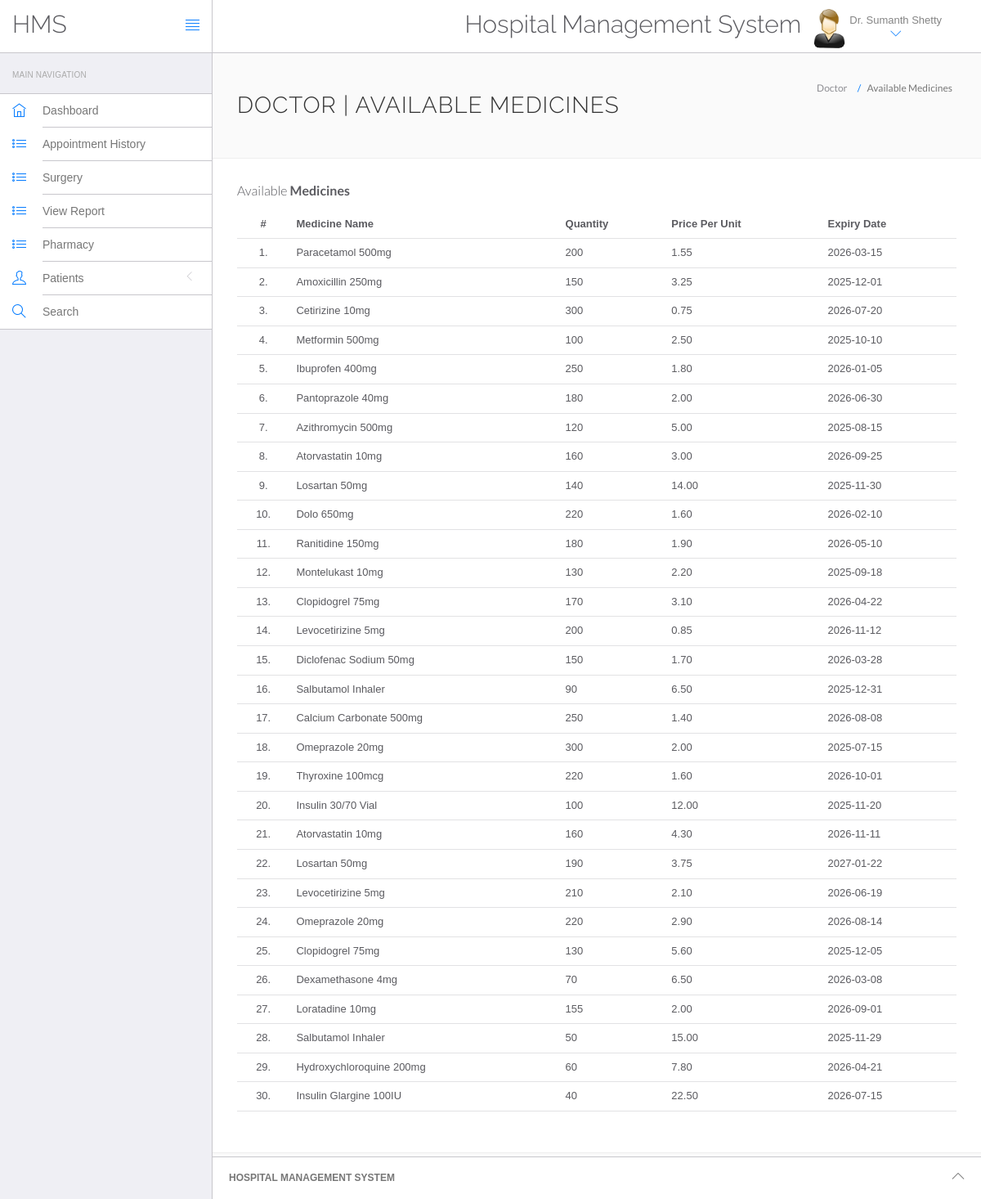
Page /hms/doctor/pharmacy.php (signed in) on the committed database.
### tables this page shows
CREATE TABLE `doctors` (
  `id` int(11) NOT NULL,
  `specialization` varchar(100) DEFAULT NULL,
  `doctorName` varchar(100) DEFAULT NULL,
  `address` text DEFAULT NULL,
  `docFees` varchar(50) DEFAULT NULL,
  `contactno` bigint(20) DEFAULT NULL,
  `docEmail` varchar(100) DEFAULT NULL,
  `password` varchar(255) DEFAULT NULL,
  `creationDate` timestamp NOT NULL DEFAULT current_timestamp(),
  `updationDate` timestamp NOT NULL DEFAULT current_timestamp() ON UPDATE current_timestamp()
);

CREATE TABLE `pharmacy` (
  `id` int(11) NOT NULL,
  `medicine_name` varchar(100) DEFAULT NULL,
  `quantity` int(11) DEFAULT NULL,
  `price_per_unit` decimal(10,2) DEFAULT NULL,
  `expiry_date` date DEFAULT NULL,
  `update_date` timestamp NOT NULL DEFAULT current_timestamp() ON UPDATE current_timestamp()
);

### hms/doctor/pharmacy.php (the view, shortened to what this page needs)
<?php
include('include/config.php');
if (strlen($_SESSION['id'] == 0)) {
    header('location:logout.php');
} else {
    ?>
    <!DOCTYPE html>
    <html lang="en">
    <head>
        <link rel="stylesheet" href="vendor/bootstrap/css/bootstrap.min.css">
        <link rel="stylesheet" href="vendor/fontawesome/css/font-awesome.min.css">
        <link rel="stylesheet" href="vendor/themify-icons/themify-icons.min.css">
        <link href="vendor/animate.css/animate.min.css" rel="stylesheet" media="screen">
        <link href="vendor/perfect-scrollbar/perfect-scrollbar.min.css" rel="stylesheet" media="screen">
        <link href="vendor/switchery/switchery.min.css" rel="stylesheet" media="screen">
        <link href="vendor/bootstrap-touchspin/jquery.bootstrap-touchspin.min.css" rel="stylesheet" media="screen">
        <link href="vendor/select2/select2.min.css" rel="stylesheet" media="screen">
        <link href="vendor/bootstrap-datepicker/bootstrap-datepicker3.standalone.min.css" rel="stylesheet"
              media="screen">
        <link href="vendor/bootstrap-timepicker/bootstrap-timepicker.min.css" rel="stylesheet" media="screen">
        <link rel="stylesheet" href="assets/css/styles.css">
        <link rel="stylesheet" href="assets/css/plugins.css">
        <link rel="stylesheet" href="assets/css/themes/theme-1.css" id="skin_color"/>
    </head>
    <body>
    <div id="app">
        <?php include('include/sidebar.php'); ?>
        <div class="app-content">
            <?php include('include/header.php'); ?>
            <div class="main-content">
                <div class="wrap-content container" id="container">
                    <section id="page-title">
                        <div class="row">
                            <div class="col-sm-8">
                                <h1 class="mainTitle">Doctor | Available Medicines</h1>
                            </div>
                            <ol class="breadcrumb">
                                <li>
                                    <span>Doctor</span>
                                </li>
                                <li class="active">
                                    <span>Available Medicines</span>
                                </li>
                            </ol>
                        </div>
                    </section>
                    <div class="container-fluid container-fullw bg-white">
                        <div class="row">
                            <div class="col-md-12">
                                <h5 class="over-title margin-bottom-15">Available <span class="text-bold">Medicines</span></h5>
                                <table class="table table-hover" id="sample-table-1">
                                    <thead>
                                    <tr>
                                        <th class="center">#</th>
                                        <th>Medicine Name</th>
                                        <th>Quantity</th>
                                        <th class="hidden-xs">Price Per Unit</th>
                                        <th>Expiry Date</th>
                                    </tr>
                                    </thead>
                                    <tbody>
                                    <?php
                                    $sql = mysqli_query($con, "select * from pharmacy");
                                    $cnt = 1;
                                    while ($row = mysqli_fetch_array($sql)) {
                                        ?>
                                        <tr>
                                            <td class="center"><?php echo $cnt; ?>.</td>
                                            <td><?php echo $row['medicine_name']; ?></td>
                                            <td><?php echo $row['quantity']; ?></td>
                                            <td class="hidden-xs"><?php echo $row['price_per_unit']; ?></td>
                                            <td><?php echo $row['expiry_date']; ?></td>
                                        </tr>
                                        <?php
                                        $cnt = $cnt + 1;
                                    } ?>
                                    </tbody>
                                </table>
                            </div>
                        </div>
                    </div>
                </div>
            </div>
        </div>
        <?php include('include/footer.php'); ?>
    </div>
    </body>
    </html>
<?php } ?>

### hms/doctor/include/header.php (shortened to what this page needs)
<header class="navbar navbar-default navbar-static-top">
					<div class="navbar-header">
						<a class="navbar-brand" href="#">
							<h2 style="padding-top:20% ">HMS</h2>
						</a>
						<a href="#" class="sidebar-toggler pull-right visible-md visible-lg" data-toggle-class="app-sidebar-closed" data-toggle-target="#app">
							<i class="ti-align-justify"></i>
						</a>
					</div>
					<div class="navbar-collapse collapse">
						<ul class="nav navbar-right">
								<li  style="padding-top:2% ">
								<h2>Hospital Management System</h2>
							</li>
							<li class="dropdown current-user">
								<a href class="dropdown-toggle" data-toggle="dropdown">
									<img src="assets/images/images.jpg" > <span class="username">
									<?php $query=mysqli_query($con,"select doctorName from doctors where id='".$_SESSION['id']."'");
while($row=mysqli_fetch_array($query))
{
	echo $row['doctorName'];
}
									?> <i class="ti-angle-down"></i></i></span>
								</a>
							</li>
						</ul>
					</div>
				</header>

### hms/doctor/assets/css/themes/theme-1.css (style rules this page uses)
body { background: #FAFAFA; }
header .navbar-header { background: #ffffff !important; border-right-color: #c8c7cc !important; border-bottom-color: #c8c7cc !important; }
header .navbar-header .sidebar-toggler, header .navbar-header .sidebar-mobile-toggler { color: #007aff !important; }
header .navbar-header .navbar-brand { color: #777 !important; }
header .navbar-collapse { background: #ffffff !important; border-bottom-color: #c8c7cc !important; box-shadow: none !important; }
header .navbar-collapse .navbar-right > li > a { color: #777; }
header .navbar-collapse .navbar-right > li > a i { color: #007aff !important; }

### rows in the picture
doctors: doctorName "Dr. Sumanth Shetty"
pharmacy: medicine_name "Paracetamol 500mg", quantity "200", price_per_unit "1.55", expiry_date "2026-03-15"
pharmacy: medicine_name "Amoxicillin 250mg", quantity "150", price_per_unit "3.25", expiry_date "2025-12-01"
pharmacy: medicine_name "Cetirizine 10mg", quantity "300", price_per_unit "0.75", expiry_date "2026-07-20"
pharmacy: medicine_name "Metformin 500mg", quantity "100", price_per_unit "2.50", expiry_date "2025-10-10"
pharmacy: medicine_name "Ibuprofen 400mg", quantity "250", price_per_unit "1.80", expiry_date "2026-01-05"
pharmacy: medicine_name "Pantoprazole 40mg", quantity "180", price_per_unit "2.00", expiry_date "2026-06-30"
pharmacy: medicine_name "Azithromycin 500mg", quantity "120", price_per_unit "5.00", expiry_date "2025-08-15"
pharmacy: medicine_name "Atorvastatin 10mg", quantity "160", price_per_unit "3.00", expiry_date "2026-09-25"
pharmacy: medicine_name "Losartan 50mg", quantity "140", price_per_unit "14.00", expiry_date "2025-11-30"
pharmacy: medicine_name "Dolo 650mg", quantity "220", price_per_unit "1.60", expiry_date "2026-02-10"
pharmacy: medicine_name "Ranitidine 150mg", quantity "180", price_per_unit "1.90", expiry_date "2026-05-10"
pharmacy: medicine_name "Montelukast 10mg", quantity "130", price_per_unit "2.20", expiry_date "2025-09-18"
pharmacy: medicine_name "Clopidogrel 75mg", quantity "170", price_per_unit "3.10", expiry_date "2026-04-22"
pharmacy: medicine_name "Levocetirizine 5mg", quantity "200", price_per_unit "0.85", expiry_date "2026-11-12"
pharmacy: medicine_name "Diclofenac Sodium 50mg", quantity "150", price_per_unit "1.70", expiry_date "2026-03-28"
pharmacy: medicine_name "Salbutamol Inhaler", quantity "90", price_per_unit "6.50", expiry_date "2025-12-31"
pharmacy: medicine_name "Calcium Carbonate 500mg", quantity "250", price_per_unit "1.40", expiry_date "2026-08-08"
pharmacy: medicine_name "Omeprazole 20mg", quantity "300", price_per_unit "2.00", expiry_date "2025-07-15"
pharmacy: medicine_name "Thyroxine 100mcg", quantity "220", price_per_unit "1.60", expiry_date "2026-10-01"
pharmacy: medicine_name "Insulin 30/70 Vial", quantity "100", price_per_unit "12.00", expiry_date "2025-11-20"
pharmacy: medicine_name "Atorvastatin 10mg", quantity "160", price_per_unit "4.30", expiry_date "2026-11-11"
pharmacy: medicine_name "Losartan 50mg", quantity "190", price_per_unit "3.75", expiry_date "2027-01-22"
pharmacy: medicine_name "Levocetirizine 5mg", quantity "210", price_per_unit "2.10", expiry_date "2026-06-19"
pharmacy: medicine_name "Omeprazole 20mg", quantity "220", price_per_unit "2.90", expiry_date "2026-08-14"
pharmacy: medicine_name "Clopidogrel 75mg", quantity "130", price_per_unit "5.60", expiry_date "2025-12-05"
pharmacy: medicine_name "Dexamethasone 4mg", quantity "70", price_per_unit "6.50", expiry_date "2026-03-08"
pharmacy: medicine_name "Loratadine 10mg", quantity "155", price_per_unit "2.00", expiry_date "2026-09-01"
pharmacy: medicine_name "Salbutamol Inhaler", quantity "50", price_per_unit "15.00", expiry_date "2025-11-29"
pharmacy: medicine_name "Hydroxychloroquine 200mg", quantity "60", price_per_unit "7.80", expiry_date "2026-04-21"
pharmacy: medicine_name "Insulin Glargine 100IU", quantity "40", price_per_unit "22.50", expiry_date "2026-07-15"
